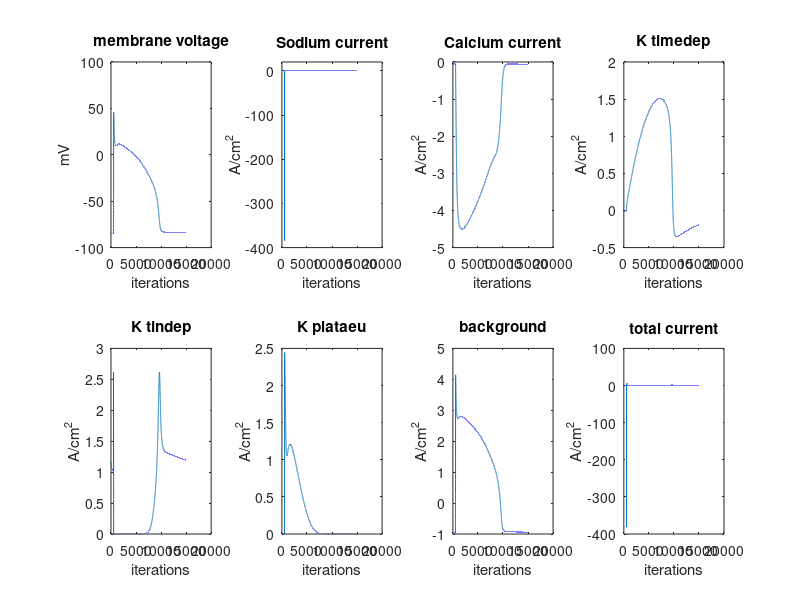

The MATLAB script that drew this image:
%LUORUDY.M
%single cell simulation
clear
%parametersLR
del_t=0.04; %intergration time step
% 
%MODEL PARAMETERS
g_Na=23.0;    %Max Na conductance (units: mO^-1.cm^-2)
g_Ca=0.09;    %Max Ca conductance
g_K=0.282;    %Max K (time dep.) conductance
g_K1=0.6047;  %Max K (time indep.) conductance
% 
% 
Ko = 5.4;%mM
Ki = 145;%mM
%       
Nao = 140;
Nai = 18;
% 
PRNaK = 0.01833;  % Na - K exchanger rate
% 
R = 8.315; %(J/(mol*K)
T = 310;   %(K)
F = 96.49; %(kC/mol where kC = J/mV);
% 
% 
E_Na=54.4;    %Reversal potential of Na (units: mV)
E_K=R*T/F*log((Ko + PRNaK*Nao)/(Ki + PRNaK*Nai));      %Reversal potential of K (time dep.)
E_K1=R*T/F*log(Ko/Ki); ;  %Reversal potential of K (time-indep.)
E_Kp=E_K1;  %Reversal potential of K (plateau)
STIMVAL=-40;  

%Initial value of membrane potential 
v=-84.0;    %mV

%voltage gating parameters 
alpha_m=0.32*(v+47.13)./(1-exp(-0.1*(v+47.13))); 
beta_m=0.08*exp(-v/11.0); 
alpha_h=0.5*(1-sign(v+40+eps))*0.135.*exp(-1*(80+v)/6.8); 
beta_h=(3.56*exp(0.079*v)+3.1*1e5*exp(0.35*v))*0.5.*(1-sign(v+40+eps))+(1./(0.13*(1+exp(-1*(v+10.66)/11.1))))*0.5.*(1+sign(v+40+eps)); 
alpha_j=0.5*(1-sign(v+40+eps)).*(-1.2714*1e5*exp(0.2444*v)-3.474*1e-5*exp(-0.04391*v)).*(v+37.78)./(1+exp(0.311*(v+79.23))); 
beta_j=0.5*(1-sign(v+40+eps)).*0.1212.*exp(-0.01052*v)./(1+exp(-0.1378*(v+40.14)))+0.5*(1+sign(v+40+eps))*0.3.*exp(-2.535*1e-7*v)./(1+exp(-0.1*(v+32))); 
alpha_d=0.095*exp(-0.01*(v-5))./(1+exp(-0.072*(v-5))); 
beta_d=0.07*exp(-0.017*(v+44))./(1+exp(0.05*(v+44))); 
alpha_f=0.012*exp(-0.008*(v+28))./(1+exp(0.15*(v+28))); 
beta_f=0.0065*exp(-0.02*(v+30))./(1+exp(-0.2*(v+30))); 
alpha_x=0.0005*exp(0.083*(v+50))./(1+exp(0.057*(v+50))); 
beta_x=0.0013*exp(-0.06*(v+20))./(1+exp(-0.04*(v+20))); 
alpha_k1=1.02./(1+exp(0.2385*(v-E_K1-59.2915))); 
beta_k1=(0.49124*exp(0.08032*(v-E_K1+5.476))+exp(0.06175*(v-E_K1-594.31)))./(1+exp(-0.5143*(v-E_K1+4.753)));

%Initial conditions: gating variables & Ca concentration 
m=alpha_m./(alpha_m+beta_m);      %Steady state values 
h=alpha_h./(alpha_h+beta_h); 
j=alpha_j./(alpha_j+beta_j); 
d=alpha_d./(alpha_d+beta_d); 
f=alpha_f./(alpha_f+beta_f); 
x=alpha_x./(alpha_x+beta_x); 
Ca =2e-4; %mmol/L - initial (resting) intracellular Ca concentration 
 
t=0;
for i=1:15000,   %50000 iterations = 500 msec ; dt = 0.01

 %Stimulation current 
 
% current stimulation of 1 msec applied at 20 msec
if i>500 & i<(525)
      I_stim=STIMVAL;
    else
      I_stim=0;
   end 

  
 E_Ca = 7.7 - 13.0287*log(Ca);   % Calcium reversal potential 
 x_i=0.5*(1+sign(v+100-eps))*2.837.*(exp(0.04*(v+77))-1)./((v+77).*exp(0.04*(v+35)))+0.5*(1-sign(v+100-eps)); 
 

 %Ionic currents 
 I_Na = g_Na*(m.^3)*h*j*(v-E_Na);     %Fast sodium current (inward) 
 I_Ca = g_Ca*d*f*(v-E_Ca);        %Slow calcium current (inward) 
 I_K = g_K*x*x_i*(v-E_K);    %Time-dependent potassium current (outward) 
 I_K1 = g_K1*(alpha_k1/(alpha_k1+beta_k1))*(v-E_K1);    %Time-independent potassium current (outward) 
 I_Kp = 0.0183*(v-E_Kp)/(1+exp((7.488-v)/5.98));    %Plateau potassium current (outward) 
 I_b = 0.03921*(v+59.87);    %Background current (outward)

 I_ion = I_Na + I_Ca + I_K + I_K1 + I_Kp + I_b;   %Total ionic current

  
    %TAU_X AND X_INFINITY (variables for the gate ODEs) 
    tau_m=1./(alpha_m+beta_m);m_inf=alpha_m./(alpha_m+beta_m); 
    tau_h=1./(alpha_h+beta_h);h_inf=alpha_h./(alpha_h+beta_h); 
    tau_j=1./(alpha_j+beta_j);j_inf=alpha_j./(alpha_j+beta_j); 
    tau_d=1./(alpha_d+beta_d);d_inf=alpha_d./(alpha_d+beta_d); 
    tau_f=1./(alpha_f+beta_f);f_inf=alpha_f./(alpha_f+beta_f); 
    tau_x=1./(alpha_x+beta_x);x_inf=alpha_x./(alpha_x+beta_x);

 del_v = -I_ion-I_stim; 
 %del_m = (m_inf-m)./tau_m;   %alpha_m*(1-m)-beta_m*m; 
 %del_h = (h_inf-h)./tau_h;   %alpha_h*(1-h)-beta_h*h; 
 %del_j = (j_inf-j)./tau_j;   %alpha_j*(1-j)-beta_j*j; 
 
 m = m_inf - (m_inf-m)*exp(-del_t/tau_m);     % the hybrid method
 h = h_inf - (h_inf-h)*exp(-del_t/tau_h);
 j = j_inf - (j_inf-j)*exp(-del_t/tau_j); 
 
 del_d = (d_inf-d)./tau_d;   %alpha_d*(1-d)-beta_d*d; 
 del_f = (f_inf-f)./tau_f;   %alpha_f*(1-f)-beta_f*f; 
 del_x = (x_inf-x)./tau_x;   %alpha_x*(1-x)-beta_x*x; 
 del_Ca = -1e-4*I_Ca+0.07*(1e-4-Ca); 
  
   %UPDATE (forward euler) 
    %v=v+del_t*del_v;m=m+del_t*del_m;h=h+del_t*del_h;j=j+del_t*del_j; 
    v=v+del_t*del_v;
    d=d+del_t*del_d;
    f=f+del_t*del_f;x=x+del_t*del_x;Ca=Ca+del_t*del_Ca;

  
    %updating voltage gating variables 
    alpha_m = 0.32*(v+47.13)./(1-exp(-0.1*(v+47.13))); 
    beta_m = 0.08*exp(-v/11.0); 
    alpha_h = 0.5*(1-sign(v+40+eps))*0.135.*exp(-1.0*(80+v)/6.8); 
    beta_h=(3.56*exp(0.079*v)+3.1*1e5*exp(0.35*v))*0.5.*(1-sign(v+40+eps))+ (1./(0.13*(1+exp(-1*(v+10.66)/11.1))))*0.5.*(1+sign(v+40+eps)); 
    alpha_j = 0.5*(1-sign(v+40+eps)).*(-1.2714*1e5*exp(0.2444*v) - 3.474*1e-5*exp(-0.04391*v)).*(v+37.78)./(1+exp(0.311*(v+79.23))); 
    beta_j = 0.5*(1-sign(v+40+eps)).*0.1212.*exp(-0.01052*v)./(1+exp(-0.1378*(v+40.14))) + 0.5*(1+sign(v+40+eps))*0.3.*exp(-2.535*1e-7*v)./(1+exp(-0.1*(v+32))); 
    alpha_d = 0.095*exp(-0.01*(v-5))./(1+exp(-0.072*(v-5))); 
    beta_d = 0.07*exp(-0.017*(v+44))./(1+exp(0.05*(v+44))); 
    alpha_f = 0.012*exp(-0.008*(v+28))./(1+exp(0.15*(v+28))); 
    beta_f = 0.0065*exp(-0.02*(v+30))./(1+exp(-0.2*(v+30))); 
    alpha_x = 0.0005*exp(0.083*(v+50))./(1+exp(0.057*(v+50))); 
    beta_x = 0.0013*exp(-0.06*(v+20))./(1+exp(-0.04*(v+20))); 
    alpha_k1 = 1.02./(1+exp(0.2385*(v-E_K1-59.2915))); 
    beta_k1 = (0.49124*exp(0.08032*(v-E_K1+5.476)) + exp(0.06175*(v-E_K1-594.31)))./(1+exp(-0.5143*(v-E_K1+4.753)));

 %Recording the time series of the voltage and currents 
    % To plot membrane potential, "plot(rec_v)" 
    t=t+del_t;
     rec_I_Na(i)=I_Na; 
     rec_I_Ca(i)=I_Ca; 
     rec_I_K(i)=I_K; 
     rec_I_K1(i)=I_K1; 
     rec_I_Kp(i)=I_Kp; 
     rec_I_b(i)=I_b; 
     rec_I_ion(i)=I_ion; 
     rec_Ca(i)=Ca; 
     rec_v(i)=v; 
     rec_t(i)=t;
     

end 

figure(1)
subplot(2,4,1)
plot(rec_v)
xlabel('iterations')
ylabel('mV')
title('membrane voltage')


subplot(2,4,2)
plot(rec_I_Na)
title('Sodium current')
xlabel('iterations')
ylabel('A/cm^2')
ylim([-400 20])

subplot(2,4,3)
plot(rec_I_Ca)
title('Calcium current')
xlabel('iterations')
ylabel('A/cm^2')

subplot(2,4,4)
plot(rec_I_K)
title('K timedep')
xlabel('iterations')
ylabel('A/cm^2')

subplot(2,4,5)
plot(rec_I_K1)
title('K tindep')
xlabel('iterations')
ylabel('A/cm^2')

subplot(2,4,6)
plot(rec_I_Kp)
title('K plataeu')
xlabel('iterations')
ylabel('A/cm^2')

subplot(2,4,7)
plot(rec_I_b)
title('background')
xlabel('iterations')
ylabel('A/cm^2')

subplot(2,4,8)
plot(rec_I_ion)
title('total current')
xlabel('iterations')
ylabel('A/cm^2')
